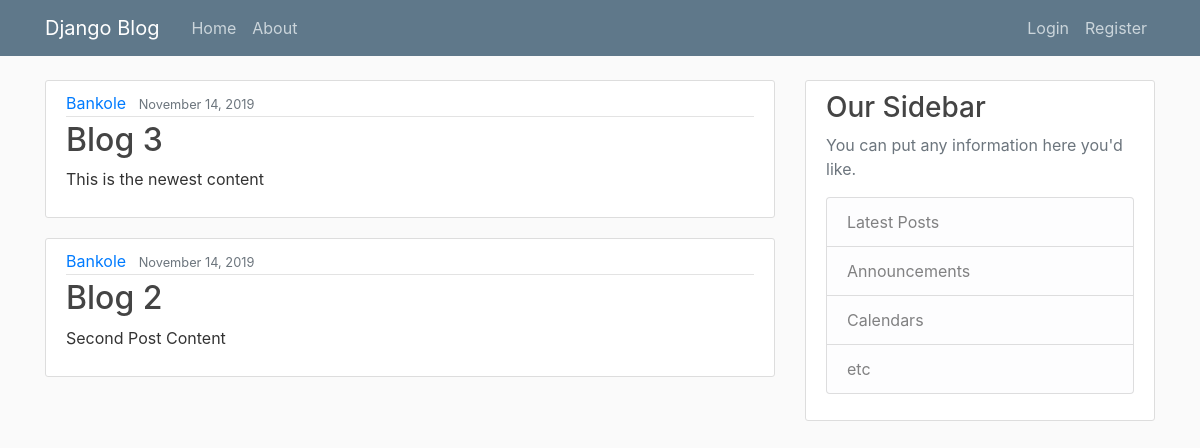
Before: / with the older database file.
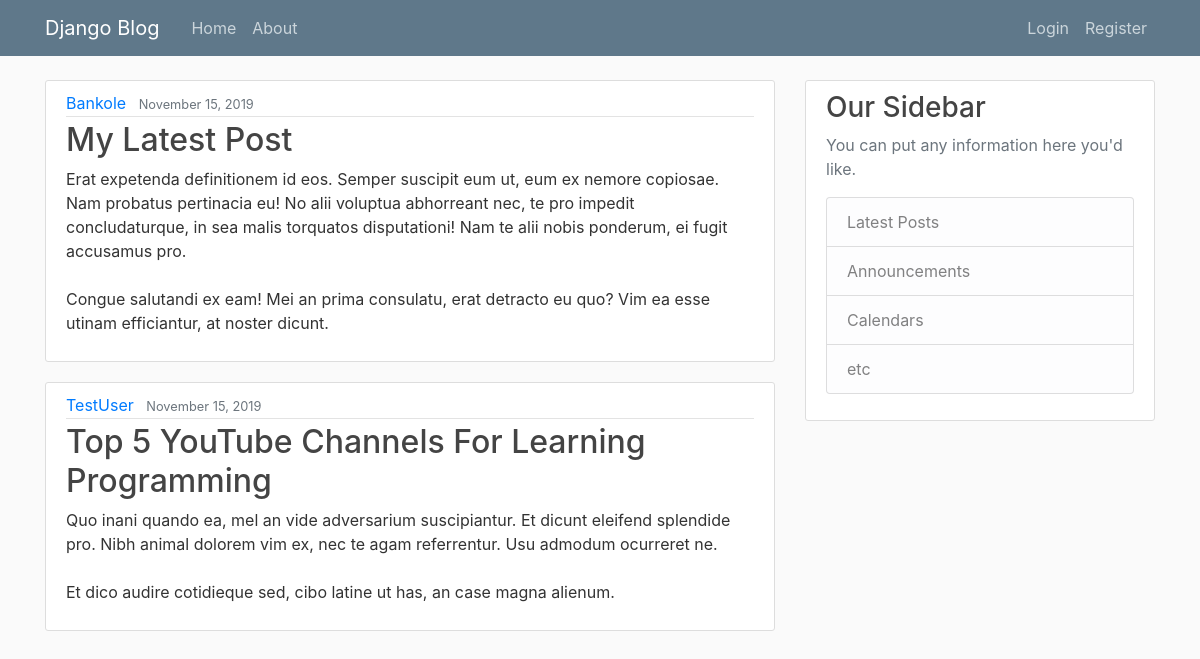
After: the same page with the newer database file.
### blog/models.py (models this page shows, shortened)
class Post(models.Model):
  title = models.CharField(max_length=100)
  content = models.TextField()
  date_posted = models.DateTimeField(default=timezone.now)
  author = models.ForeignKey(User, on_delete=models.CASCADE)

### blog/views.py (the view)
# urls.py: path('', PostListView.as_view(), name='blog-home'),
class PostListView(ListView):
  model = Post
  template_name = 'blog/home.html'
  context_object_name = 'posts'
  ordering = ['-date_posted']
  paginate_by = 2

### blog/templates/blog/home.html
{% extends "blog/base.html" %}
{% block content %}
    {% for post in posts %}
        <article class="media content-section">
          <div class="media-body">
            <div class="article-metadata">
              <a class="mr-2" href="#">{{ post.author }}</a>
              <small class="text-muted">{{ post.date_posted|date:"F d, Y" }}</small>
            </div>
            <h2><a class="article-title" href="#">{{ post.title }}</a></h2>
            <p class="article-content">{{ post.content }}</p>
          </div>
        </article>
    {% endfor %}
{% endblock content %}

Changed rows visible on the page:
removed Post: author "Bankole", date_posted "November 14, 2019", title "Blog 3", content "This is the newest content"
removed Post: author "Bankole", date_posted "November 14, 2019", title "Blog 2", content "Second Post Content"
added Post: author "Bankole", date_posted "November 15, 2019", title "My Latest Post", content "Erat expetenda definitionem id eos. Semper suscipit eum ut, eum ex nemore copiosae. Nam probatus pertinacia eu! No alii voluptua abhorreant nec, te pro impedit concludaturque, in sea malis torquatos disputationi! Nam te alii nobis ponderum, ei fugit accusamus pro. Congue salutandi ex eam! Mei an prima consulatu, erat detracto eu quo? Vim ea esse utinam efficiantur, at noster dicunt."
added Post: author "TestUser", date_posted "November 15, 2019", title "Top 5 YouTube Channels For Learning Programming", content "Quo inani quando ea, mel an vide adversarium suscipiantur. Et dicunt eleifend splendide pro. Nibh animal dolorem vim ex, nec te agam referrentur. Usu admodum ocurreret ne. Et dico audire cotidieque sed, cibo latine ut has, an case magna alienum."
